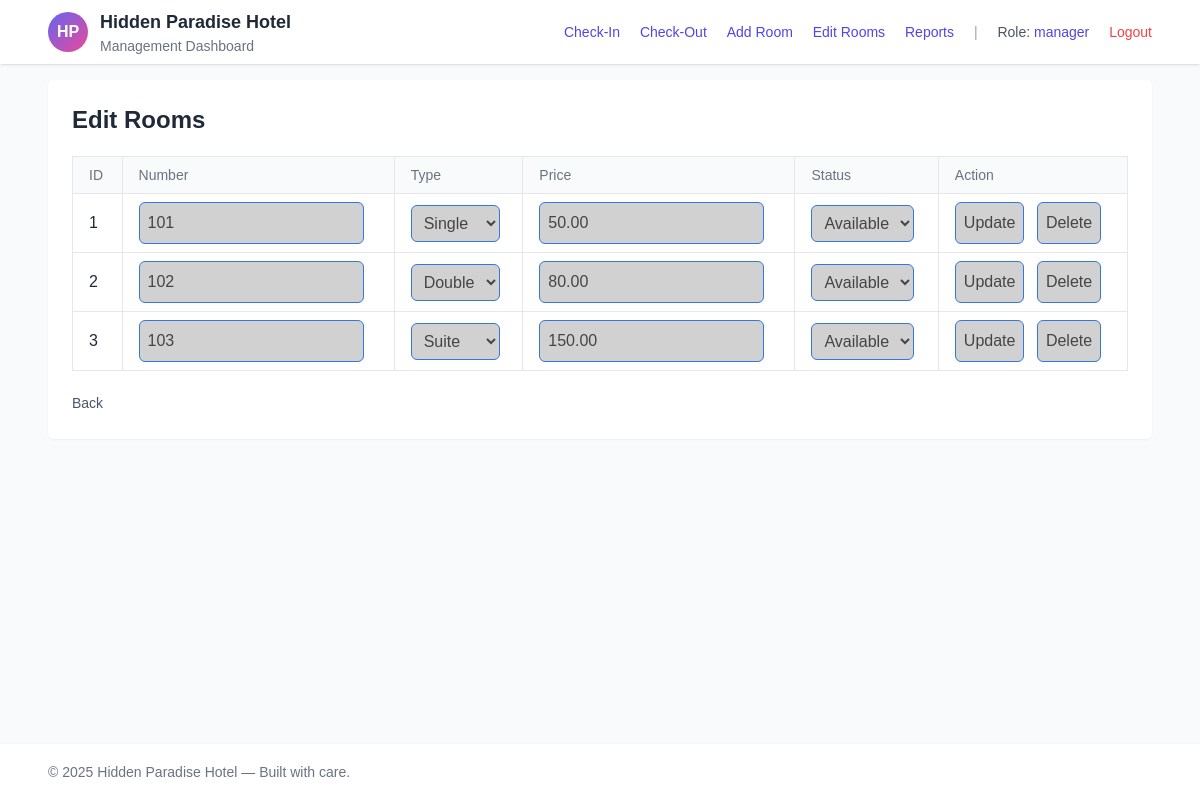
Page /edit_room.php (signed in) on the committed database.
### tables this page shows
CREATE TABLE IF NOT EXISTS rooms (
    id INT AUTO_INCREMENT PRIMARY KEY,
    room_number VARCHAR(10) NOT NULL,
    type ENUM('Single', 'Double', 'Suite') NOT NULL,
    price DECIMAL(10,2) NOT NULL,
    status ENUM('Available', 'Booked') DEFAULT 'Available'
);

### edit_room.php (the view, shortened to what this page needs)
<?php
include 'db.php';
$stmt = $pdo->query("SELECT * FROM rooms");
$rooms = $stmt->fetchAll();
?>
<?php $pageTitle = 'Edit Rooms'; include 'header.php'; ?>
    <div class="bg-white p-6 rounded-md shadow-sm overflow-x-auto">
        <h1 class="text-2xl font-semibold mb-4">Edit Rooms</h1>
        <table class="min-w-full divide-y divide-gray-200">
            <thead class="bg-gray-50">
                <tr>
                    <th class="px-4 py-2 text-left text-sm font-medium text-gray-500">ID</th>
                    <th class="px-4 py-2 text-left text-sm font-medium text-gray-500">Number</th>
                    <th class="px-4 py-2 text-left text-sm font-medium text-gray-500">Type</th>
                    <th class="px-4 py-2 text-left text-sm font-medium text-gray-500">Price</th>
                    <th class="px-4 py-2 text-left text-sm font-medium text-gray-500">Status</th>
                    <th class="px-4 py-2 text-left text-sm font-medium text-gray-500">Action</th>
                </tr>
            </thead>
            <tbody class="bg-white divide-y divide-gray-100">
            <?php foreach ($rooms as $room): ?>
                <tr>
                    <form method="POST" class="w-full flex items-center space-x-2">
                        <td class="px-4 py-2"><?php echo $room['id']; ?><input type="hidden" name="id" value="<?php echo $room['id']; ?>"></td>
                        <td class="px-4 py-2"><input class="rounded-md border-gray-300" type="text" name="room_number" value="<?php echo htmlspecialchars($room['room_number']); ?>"></td>
                        <td class="px-4 py-2">
                            <select class="rounded-md border-gray-300" name="type">
                                <option <?php if($room['type']=='Single') echo 'selected'; ?>>Single</option>
                                <option <?php if($room['type']=='Double') echo 'selected'; ?>>Double</option>
                                <option <?php if($room['type']=='Suite') echo 'selected'; ?>>Suite</option>
                            </select>
                        </td>
                        <td class="px-4 py-2"><input class="rounded-md border-gray-300" type="number" step="0.01" name="price" value="<?php echo htmlspecialchars($room['price']); ?>"></td>
                        <td class="px-4 py-2">
                            <select class="rounded-md border-gray-300" name="status">
                                <option <?php if($room['status']=='Available') echo 'selected'; ?>>Available</option>
                            </select>
                        </td>
                        <td class="px-4 py-2">
                            <button class="bg-indigo-600 text-white py-1 px-3 rounded-md">Update</button>
                            <button type="button" class="bg-red-600 text-white py-1 px-3 rounded-md ml-2 delete-room" data-id="<?php echo $room['id']; ?>">Delete</button>
                        </td>
                    </form>
                </tr>
            <?php endforeach; ?>
            </tbody>
        </table>
        <div class="mt-4">
            <a class="text-sm text-gray-600 hover:underline" href="index.php">Back</a>
        </div>
    </div>
<?php include 'footer.php'; ?>

### css/style.css (style rules this page uses)
table { width: 100%; border-collapse: collapse; margin: 20px 0; }
th, td { border: 1px solid #e5e7eb; padding: 8px; text-align: left; }
input, select, textarea, button { color: #454545 !important; background-color: #d1d1d1 !important; border: 1px solid #3378de !important; padding: 0.5rem !important; border-radius: 0.375rem !important; box-sizing: border-box !important; }
::placeholder { color: #4e4e4e !important; }

### rows in the picture
rooms: id "1", room_number "101", type "Single", price "50.00", status "Available"
rooms: id "2", room_number "102", type "Double", price "80.00", status "Available"
rooms: id "3", room_number "103", type "Suite", price "150.00", status "Available"

### other values in the picture
$_SESSION['user_role'] "manager"
